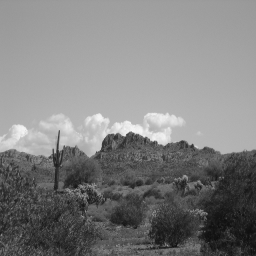
#> input picture developer/kschmidt/rotate/bw.pgm, 256 x 256 px
$ python simplerotate.py
#> lines starting #> are read from the running program, lines starting #| are printed output that depends on the picture
import numpy as np
import matplotlib.pyplot as plt

def rotate90(f):
   return np.transpose(np.fliplr(f))

def rotate180(f):
   return np.fliplr(np.flipud(f))

def rotate270(f):
   return np.transpose(np.flipud(f))

def shiftx(f,scale,N):
   y0 = 0.5*(N-1)
   nint = np.arange(N)
   ck = -1j*2.0*np.pi/N*scale
   k1 = np.exp(ck*(nint-y0))
   kfac = np.ones((N,N),dtype=np.complex128)
   for i in range(1,N):
      kfac[i,:] = kfac[i-1,:]*k1
   c = -1j*np.pi*(1-(N%2)/N)
   x1 = np.tile(np.exp(c*nint),(N,1))
   x2 = np.tile(np.exp(-c*(nint-y0)*scale),(N,1))
   xfac = np.transpose(x1)*x2
   fk = np.fft.fft(f,axis=0)
   fk = np.fft.fftshift(fk,axes=0)
   fk *= kfac
   fs = np.fft.ifft(fk,axis=0)
   fs *= xfac
   return fs

def shifty(f,scale,N):
   x0 = 0.5*(N-1)
   nint = np.arange(N)
   ck = -1j*2.0*np.pi/N*scale
   kfac = np.zeros((N,N),dtype=np.complex128)
   k1 = np.exp(ck*nint)
   kfac[0,:] = np.exp(-ck*nint*x0)
   for i in range(1,N):
      kfac[i,:] = kfac[i-1,:]*k1
   cy = -1j*np.pi*(1-(N%2)/N)
   y1 = np.tile(np.exp(cy*nint),(N,1))
   y2 = np.tile(np.exp(-cy*(nint-x0)*scale),(N,1))
   yfac = y1*np.transpose(y2)
   fk = np.fft.fft(f,axis=1)
   fk = np.fft.fftshift(fk,axes=1)
   fk *= kfac
   fs = np.fft.ifft(fk,axis=1)
   fs *= yfac
   return fs

def shiftrotate(f,ang,N):
   n90 = np.rint(ang*2.0/np.pi)
   dang = ang-n90*np.pi*0.5
   fr = f
   if (n90 % 4 == 1):
      fr = rotate90(fr)
   if (n90 % 4 == 2):
      fr = rotate180(fr)
   if (n90 % 4 == 3):
      fr = rotate270(fr)
   t = -np.tan(0.5*dang)
   s = np.sin(dang)
   fr = shiftx(fr,t,N)
   fr = shifty(fr,s,N)
   fr = shiftx(fr,t,N)
   return fr

fin = plt.imread('bw.pgm').astype(np.float64)
#> fin: shape (256, 256) float64; min 14, max 245, mean 127.7
assert(fin.shape[0] == fin.shape[1])
N0 = fin.shape[0]
#> N0 = 256
Nadd = int(np.ceil(np.sqrt(2)*N0/2)-N0/2)
#> Nadd = 54
Nadd += 10
#> Nadd = 64
N = N0+2*Nadd
#> N = 384
print("N",N)
#| N 384
fr = np.zeros((N,N),dtype=np.float64)
fr[Nadd:Nadd+N0,Nadd:Nadd+N0] = fin
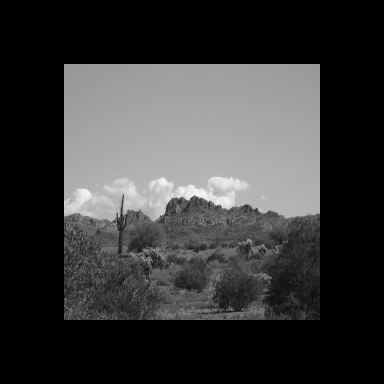
#> fr: shape (384, 384) float64; min 0, max 245, mean 56.7
f0 = fr.copy()
plt.imshow(fr,cmap=plt.cm.gray)
plt.show()
plt.imshow(np.real(rotate90(fr)),cmap=plt.cm.gray)
#> in rotate90, `return np.transpose(np.fliplr(f))`:
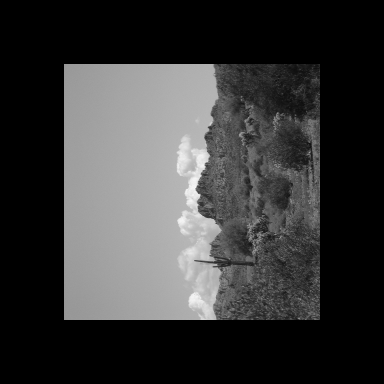
#> returned value: shape (384, 384) float64; min 0, max 245, mean 56.7
plt.show()
plt.imshow(np.real(rotate180(fr)),cmap=plt.cm.gray)
#> in rotate180, `return np.fliplr(np.flipud(f))`:
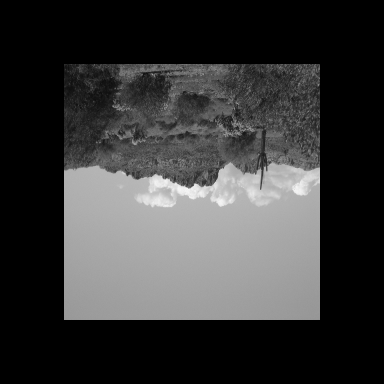
#> returned value: shape (384, 384) float64; min 0, max 245, mean 56.7
plt.show()
plt.imshow(np.real(rotate270(fr)),cmap=plt.cm.gray)
#> in rotate270, `return np.transpose(np.flipud(f))`:
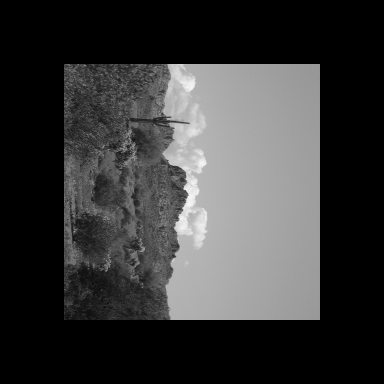
#> returned value: shape (384, 384) float64; min 0, max 245, mean 56.7
plt.show()
Nang = 20
dphi = 2.0*np.pi/Nang
fr = shiftx(fr,-np.tan(0.5*dphi),N)
plt.imshow(np.real(fr),cmap=plt.cm.gray)
plt.show()
fr = shifty(fr,np.sin(dphi),N)
plt.imshow(np.real(fr),cmap=plt.cm.gray)
plt.show()
fr = shiftx(fr,-np.tan(0.5*dphi),N)
plt.imshow(np.real(fr),cmap=plt.cm.gray)
plt.show()
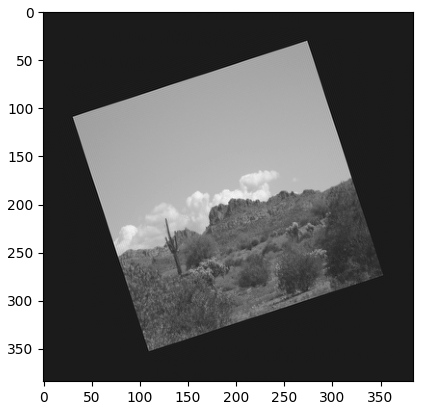
#> figure drawn by matplotlib, 1 panel
for i in range(Nang-1):
   fr = shiftrotate(fr,dphi,N)
   plt.imshow(np.real(fr),cmap=plt.cm.gray)
   plt.show()
#> this loop made 19 passes
#> pass 1, `plt.show()`:
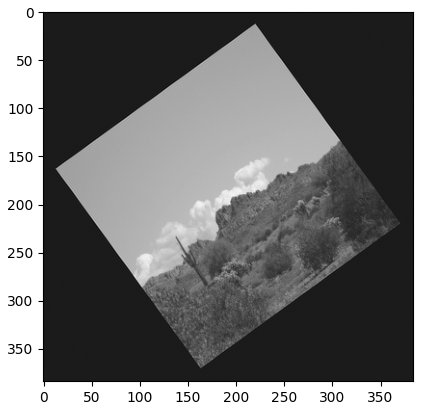
#> figure drawn by matplotlib, 1 panel
#> pass 2, `plt.show()`:
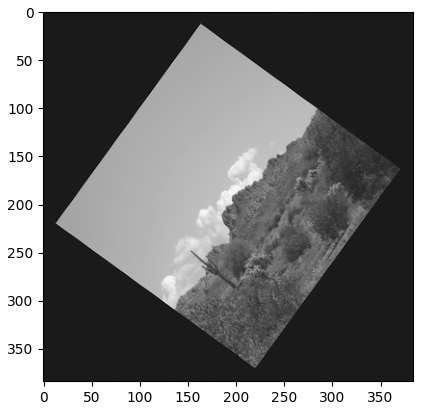
#> figure drawn by matplotlib, 1 panel
